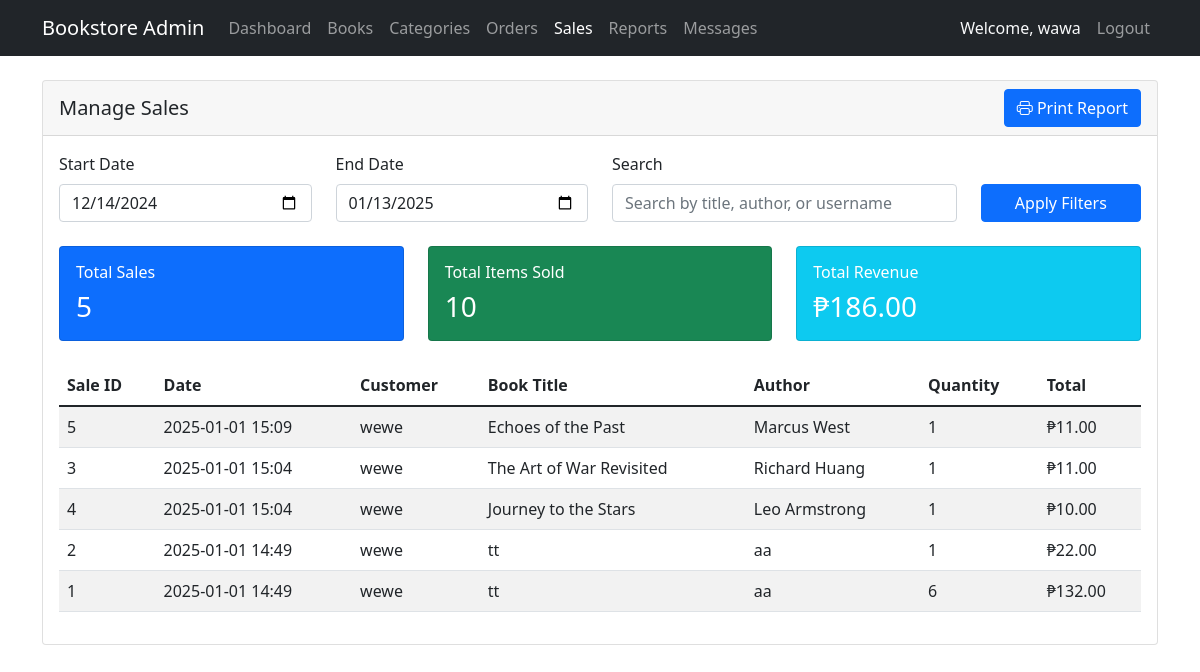
Page /admin/manage_sales.php (signed in) on the earlier database version.
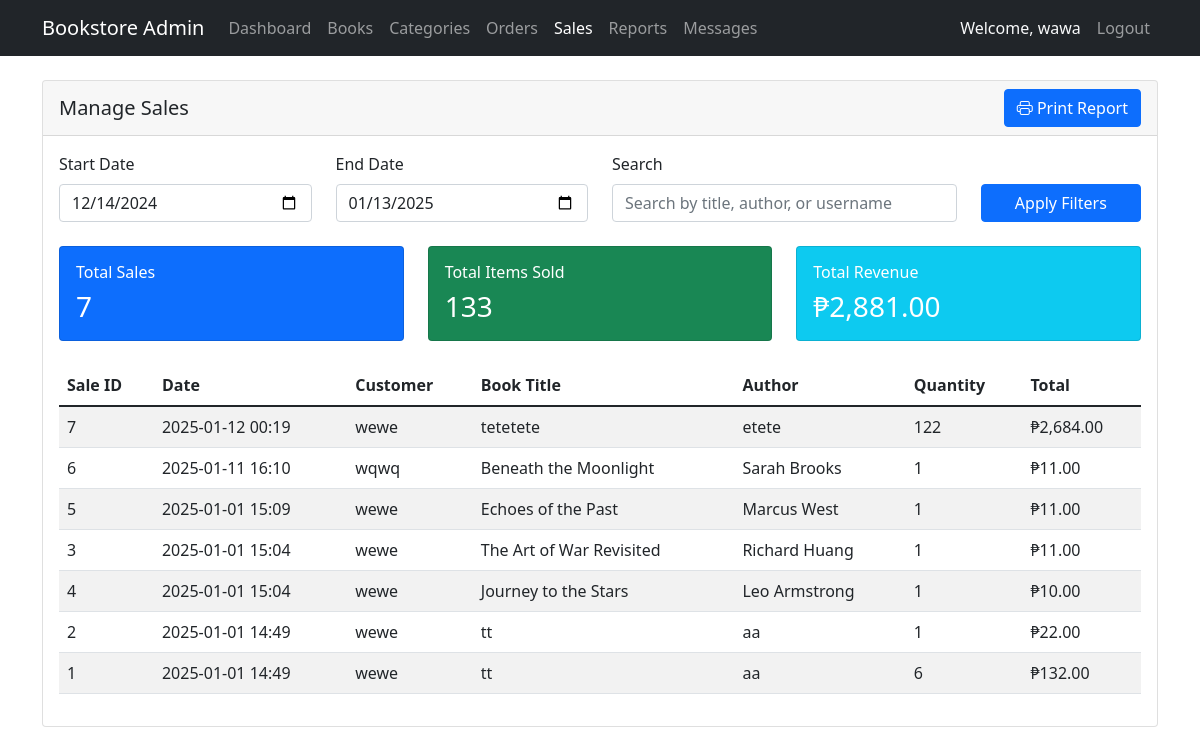
Same page on the later database version.
### tables this page shows
CREATE TABLE `sales` (
  `sale_id` int(11) NOT NULL,
  `user_id` int(11) NOT NULL,
  `book_id` int(11) NOT NULL,
  `quantity` int(11) NOT NULL,
  `total_price` decimal(10,2) NOT NULL DEFAULT 0.00,
  `sale_date` datetime NOT NULL DEFAULT current_timestamp()
);

CREATE TABLE `users` (
  `user_id` int(11) NOT NULL,
  `username` varchar(255) NOT NULL,
  `email` varchar(255) NOT NULL,
  `password` varchar(255) NOT NULL,
  `user_type` varchar(10) DEFAULT NULL,
  `date_created` timestamp NOT NULL DEFAULT current_timestamp()
);

CREATE TABLE `books` (
  `book_id` int(11) NOT NULL,
  `category_id` int(11) DEFAULT NULL,
  `title` varchar(255) NOT NULL,
  `author` varchar(255) NOT NULL,
  `description` text DEFAULT NULL,
  `price` decimal(10,2) NOT NULL,
  `stock_quantity` int(11) DEFAULT 0,
  `date_added` timestamp NOT NULL DEFAULT current_timestamp()
);

### admin/manage_sales.php (the view, shortened to what the changed rows need)
<?php
require_once '../auth/config.php';
$start_date = $_SESSION['manage_sales_filters']['start_date'];
$end_date = $_SESSION['manage_sales_filters']['end_date'];
$sql = "SELECT
            s.sale_id,
            s.quantity,
            s.total_price,
            s.sale_date,
            b.title,
            b.author,
            u.username
        FROM Sales s
        JOIN Books b ON s.book_id = b.book_id
        JOIN Users u ON s.user_id = u.user_id
        WHERE s.sale_date BETWEEN ? AND ?";
$params = [$start_date . ' 00:00:00', $end_date . ' 23:59:59'];
$types = "ss";
$sql .= " ORDER BY s.sale_date DESC";
$stmt = $conn->prepare($sql);
$stmt->bind_param($types, ...$params);
$stmt->execute();
$result = $stmt->get_result();
$total_sql = "SELECT
                COUNT(*) as total_sales,
                SUM(s.quantity) as total_items,
                SUM(s.total_price) as total_revenue
            FROM Sales s
            WHERE s.sale_date BETWEEN ? AND ?";
$total_stmt = $conn->prepare($total_sql);
$total_stmt->bind_param("ss", $params[0], $params[1]);
$total_stmt->execute();
$totals = $total_stmt->get_result()->fetch_assoc();
?>
<!DOCTYPE html>
<html lang="en">
<head>
    <link href="https://cdn.jsdelivr.net/npm/bootstrap@5.1.3/dist/css/bootstrap.min.css" rel="stylesheet">
    <link href="https://cdn.jsdelivr.net/npm/bootstrap-icons@1.7.2/font/bootstrap-icons.css" rel="stylesheet">
</head>
<body>
    <div class="container mt-4">
        <div class="card">
            <div class="card-body">
                <div class="row mb-4">
                    <div class="col-md-4">
                        <div class="card bg-primary text-white">
                            <div class="card-body">
                                <h6 class="card-title">Total Sales</h6>
                                <h3 class="mb-0"><?php echo number_format($totals['total_sales']); ?></h3>
                            </div>
                        </div>
                    </div>
                    <div class="col-md-4">
                        <div class="card bg-success text-white">
                            <div class="card-body">
                                <h6 class="card-title">Total Items Sold</h6>
                                <h3 class="mb-0"><?php echo number_format($totals['total_items']); ?></h3>
                            </div>
                        </div>
                    </div>
                    <div class="col-md-4">
                        <div class="card bg-info text-white">
                            <div class="card-body">
                                <h6 class="card-title">Total Revenue</h6>
                                <h3 class="mb-0">₱<?php echo number_format($totals['total_revenue'], 2); ?></h3>
                            </div>
                        </div>
                    </div>
                </div>
                <div class="table-responsive">
                    <table class="table table-striped">
                        <thead>
                            <tr>
                                <th>Sale ID</th>
                                <th>Date</th>
                                <th>Customer</th>
                                <th>Book Title</th>
                                <th>Author</th>
                                <th>Quantity</th>
                                <th>Total</th>
                            </tr>
                        </thead>
                        <tbody>
                            <?php while ($row = $result->fetch_assoc()): ?>
                            <tr>
                                <td><?php echo $row['sale_id']; ?></td>
                                <td><?php echo date('Y-m-d H:i', strtotime($row['sale_date'])); ?></td>
                                <td><?php echo htmlspecialchars($row['username']); ?></td>
                                <td><?php echo htmlspecialchars($row['title']); ?></td>
                                <td><?php echo htmlspecialchars($row['author']); ?></td>
                                <td><?php echo number_format($row['quantity']); ?></td>
                                <td>₱<?php echo number_format($row['total_price'], 2); ?></td>
                            </tr>
                            <?php endwhile; ?>
                        </tbody>
                    </table>
                </div>
            </div>
        </div>
    </div>
</body>
</html>

Differences in the rows shown:
added sales: sale_id "7", sale_date "2025-01-12 00:19", user.username "wewe", book.title "tetetete", book.author "etete", quantity "122", total_price "2,684.00"
added sales: sale_id "6", sale_date "2025-01-11 16:10", user.username "wqwq", book.title "Beneath the Moonlight", book.author "Sarah Brooks", quantity "1", total_price "11.00"
Other differences:
$totals['total_sales']: "5" → "7"
$totals['total_items']: "10" → "133"
$totals['total_revenue']: "186.00" → "2,881.00"
